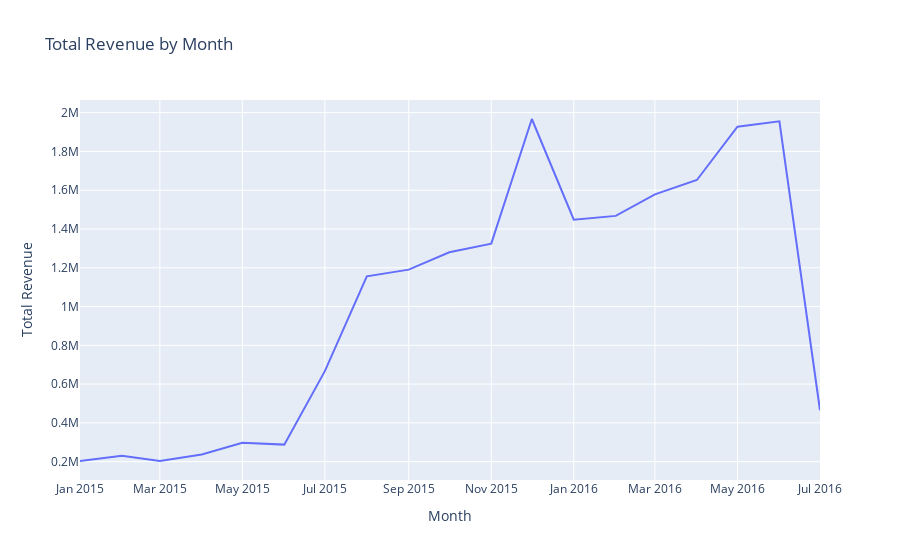

The notebook cell saved with this chart:
### Markdown cell above
### Customer Age vs. Revenue Statistical Interpretation

This scatter plot visualizes the relationship between `Customer Age` and `Revenue`.

- **Observations:** The scatter plot shows the individual transactions with `Customer Age` on the x-axis and `Revenue` on the y-axis. There doesn't appear to be a strong linear correlation between customer age and the revenue generated from a single transaction. The points are scattered across the plot, suggesting that customers of various ages contribute to a wide range of revenue amounts. There might be some clusters of transactions at certain age ranges and revenue levels, but a clear pattern is not immediately evident.
- **Statistical Relevance:** This visualization helps assess if customer age is a direct predictor of the revenue generated per transaction. The lack of a strong linear relationship suggests that while age might be a factor in purchasing behavior, it may not be the primary driver of individual transaction revenue. Further analysis might involve looking at age groups or combining age with other features to see if more complex relationships exist. The scatter plot also helps identify potential outliers in terms of unusually high or low revenue for certain ages.

### Code cell
# Analyze revenue by month over the years
df['Date'] = pd.to_datetime(df['Date'])
df['YearMonth'] = df['Date'].dt.to_period('M')
monthly_revenue = df.groupby('YearMonth')['Revenue'].sum().reset_index()
monthly_revenue['YearMonth'] = monthly_revenue['YearMonth'].astype(str) # Convert to string for plotting

fig3 = px.line(monthly_revenue, x='YearMonth', y='Revenue', title='Total Revenue by Month')
fig3.update_layout(xaxis_title='Month', yaxis_title='Total Revenue')
fig3.show()

### Figure 1 — Plotly figure (JSON) as saved in the notebook; plotly's stock layout.template omitted (floating-point values rounded to 4 significant figures)
{"data": [{"hovertemplate": "YearMonth=%{x}<br>Revenue=%{y}<extra></extra>", "legendgroup": "", "line": {"color": "#636efa", "dash": "solid"}, "marker": {"symbol": "circle"}, "mode": "lines", "name": "", "orientation": "v", "showlegend": false, "type": "scatter", "x": ["2015-01", "2015-02", "2015-03", "2015-04", "2015-05", "2015-06", "2015-07", "2015-08", "2015-09", "2015-10", "2015-11", "2015-12", "2016-01", "2016-02", "2016-03", "2016-04", "2016-05", "2016-06", "2016-07"], "xaxis": "x", "y": [203200.0, 230400.0, 203200.0, 237100.0, 296800.0, 287700.0, 666600.0, 1156000.0, 1190000.0, 1280000.0, 1324000.0, 1967000.0, 1448000.0, 1468000.0, 1578000.0, 1653000.0, 1928000.0, 1955000.0, 464900.0], "yaxis": "y"}], "layout": {"legend": {"tracegroupgap": 0}, "title": {"text": "Total Revenue by Month"}, "xaxis": {"anchor": "y", "domain": [0, 1], "title": {"text": "Month"}}, "yaxis": {"anchor": "x", "domain": [0, 1], "title": {"text": "Total Revenue"}}}}
